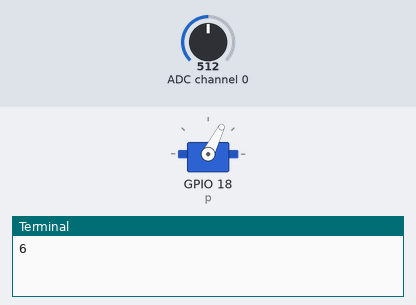
Bench run of a program on a simulated Raspberry Pi (BCM pin numbers). Shown: servo, the last lines printed to the terminal. The test bench sets the inputs (shaded band); at power-on: ADC channel 0 = 512 (analog values on the 0–1023 scale). Servo angles are drawn from the pulse width (0.5 ms = 0°, 2.5 ms = 180°).

Above: at 1.2 s.
1.3 s: ADC channel 0 set to 716
At 2.4 s:
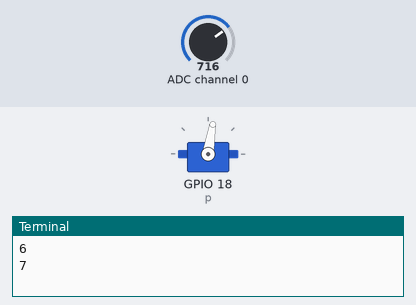
2.8 s: ADC channel 0 set to 900
At 3.5 s:
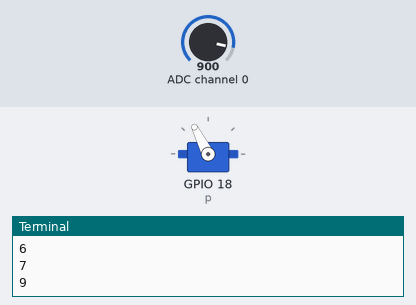
4.3 s: ADC channel 0 set to 1023
At 4.7 s:
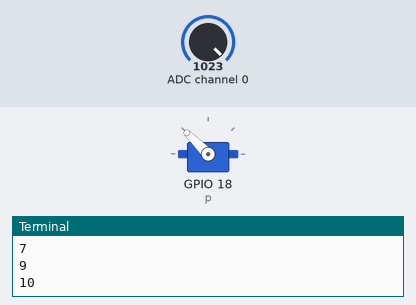
5.8 s: ADC channel 0 set to 511
At 7.0 s:
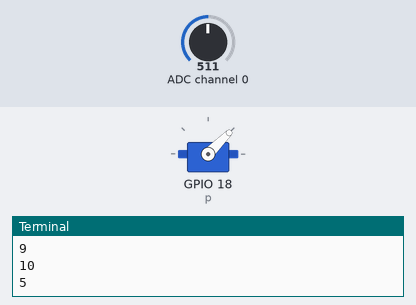
7.3 s: ADC channel 0 set to 306
At 8.1 s:
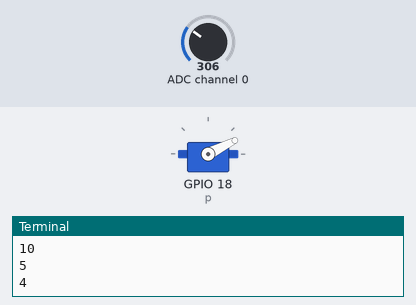
8.8 s: ADC channel 0 set to 122
At 9.3 s:
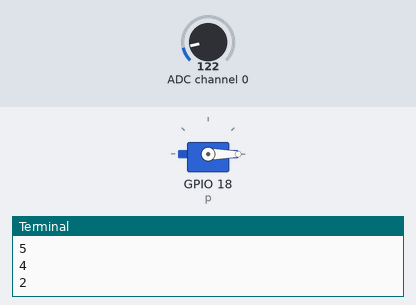
Timing chart, 0 to 11.3 s (numbered marks = the images above; inputs shaded):
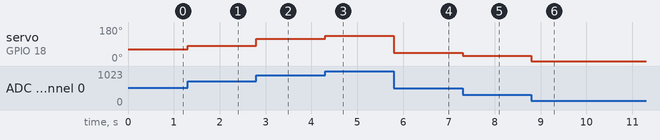

The program:

Oef7.11.py
```python
#############################################################
##  Wesley Vercoutere                                      ##
##  CVO Focus                                              ##
##  Deel 1: Basis programmeren in Python met RaspberryPi   ##
##  Les 9 - Oef 7.11                                       ##
#############################################################

'''
7.11) Stuur je servo-motor van links naar rechts met je potentiometer.
'''

try:
    import RPi.GPIO as GPIO
    from gpiozero import MCP3008
except:
    # from dummygpio.DummyGPIO import DummyGPIO
    # GPIO = DummyGPIO(True)
    print("No Raspberry Pi found")


# GPIO general
GPIO.setwarnings(False)
GPIO.setmode(GPIO.BCM)

mcp3008_channel_0 = MCP3008(channel=0, device=0)

GPIO.setup(18, GPIO.OUT)
p = GPIO.PWM(18, 50)  # channel=14  frequency=50Hz
p.start(0)

dc = 0
prevDc = 0

def scale(value):
    global dc

    inputMin = 1
    inputMax = 1023
    outputMin = 2
    outputMax = 10

    dc = int((value - inputMin)*(outputMax-outputMin)/(inputMax-inputMin)+outputMin)

while True:
    # print(mcp3008_channel_0.value)
    # print(mcp3008_channel_0.raw_value)

    scale(mcp3008_channel_0.raw_value)
    if dc != prevDc:
        print(dc)
        prevDc = dc

    p.ChangeDutyCycle(dc)
```

Measured:
- after the input at 1.3 s, servo on GPIO 18 (p): 63° → 81° at once
- after the input at 2.8 s, servo on GPIO 18 (p): 81° → 117° at once
- after the input at 4.3 s, servo on GPIO 18 (p): 117° → 135° at once
- after the input at 5.8 s, servo on GPIO 18 (p): 135° → 45° at once
- after the input at 7.3 s, servo on GPIO 18 (p): 45° → 27° at once
- after the input at 8.8 s, servo on GPIO 18 (p): 27° → 0° at once
